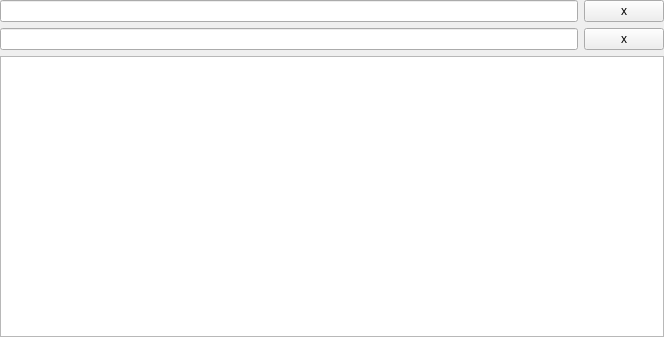
<?xml version="1.0" encoding="UTF-8"?>
<ui version="4.0">
 <class>NavigationTab</class>
 <widget class="QWidget" name="NavigationTab">
  <property name="geometry">
   <rect>
    <x>0</x>
    <y>0</y>
    <width>664</width>
    <height>337</height>
   </rect>
  </property>
  <property name="windowTitle">
   <string>Form</string>
  </property>
  <layout class="QVBoxLayout" name="verticalLayout">
   <property name="leftMargin">
    <number>0</number>
   </property>
   <property name="topMargin">
    <number>0</number>
   </property>
   <property name="rightMargin">
    <number>0</number>
   </property>
   <property name="bottomMargin">
    <number>0</number>
   </property>
   <item>
    <layout class="QHBoxLayout" name="horizontalLayout">
     <item>
      <widget class="QLineEdit" name="tagFilter"/>
     </item>
     <item>
      <widget class="QPushButton" name="pushButton">
       <property name="text">
        <string>x</string>
       </property>
      </widget>
     </item>
    </layout>
   </item>
   <item>
    <layout class="QHBoxLayout" name="horizontalLayout_2">
     <item>
      <widget class="QLineEdit" name="textFilter"/>
     </item>
     <item>
      <widget class="QPushButton" name="pushButton_2">
       <property name="text">
        <string>x</string>
       </property>
      </widget>
     </item>
    </layout>
   </item>
   <item>
    <widget class="QTableView" name="resultTable"/>
   </item>
  </layout>
 </widget>
 <resources/>
 <connections/>
</ui>
